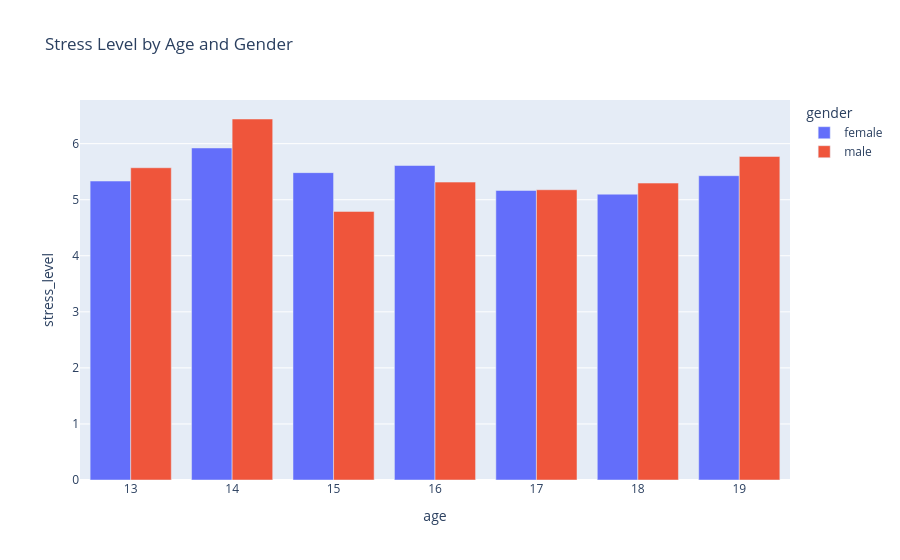

The notebook cell this image was saved under:
### Markdown cell above
### Вопросы:
- Есть ли перекосы?
- Какие значения встречаются чаще всего?

### Code cell
df_stress = df_teen.groupby(['age', 'gender'])['stress_level'].mean().reset_index()
display(df_stress)
px.bar(df_stress, x='age', y='stress_level', color='gender', barmode='group', title='Stress Level by Age and Gender').show()

### Figure 1 — Plotly figure (JSON) as saved in the notebook; plotly's stock layout.template omitted (floating-point values rounded to 4 significant figures)
{"data": [{"alignmentgroup": "True", "hovertemplate": "gender=female<br>age=%{x}<br>stress_level=%{y}<extra></extra>", "legendgroup": "female", "marker": {"color": "#636efa", "pattern": {"shape": ""}}, "name": "female", "offsetgroup": "female", "orientation": "v", "showlegend": true, "textposition": "auto", "type": "bar", "x": [13, 14, 15, 16, 17, 18, 19], "xaxis": "x", "y": [5.333, 5.923, 5.483, 5.61, 5.165, 5.099, 5.429], "yaxis": "y"}, {"alignmentgroup": "True", "hovertemplate": "gender=male<br>age=%{x}<br>stress_level=%{y}<extra></extra>", "legendgroup": "male", "marker": {"color": "#EF553B", "pattern": {"shape": ""}}, "name": "male", "offsetgroup": "male", "orientation": "v", "showlegend": true, "textposition": "auto", "type": "bar", "x": [13, 14, 15, 16, 17, 18, 19], "xaxis": "x", "y": [5.57, 6.44, 4.791, 5.314, 5.178, 5.297, 5.772], "yaxis": "y"}], "layout": {"barmode": "group", "legend": {"title": {"text": "gender"}, "tracegroupgap": 0}, "title": {"text": "Stress Level by Age and Gender"}, "xaxis": {"anchor": "y", "domain": [0, 1], "title": {"text": "age"}}, "yaxis": {"anchor": "x", "domain": [0, 1], "title": {"text": "stress_level"}}}}
